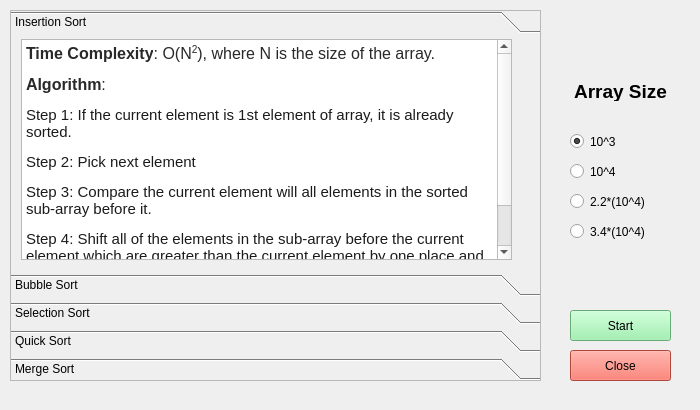
<?xml version="1.0" encoding="UTF-8"?>
<ui version="4.0">
 <class>SortingWindow</class>
 <widget class="QMainWindow" name="SortingWindow">
  <property name="geometry">
   <rect>
    <x>0</x>
    <y>0</y>
    <width>700</width>
    <height>410</height>
   </rect>
  </property>
  <property name="windowTitle">
   <string>MainWindow</string>
  </property>
  <widget class="QWidget" name="centralwidget">
   <widget class="QPushButton" name="closeButton">
    <property name="geometry">
     <rect>
      <x>570</x>
      <y>350</y>
      <width>101</width>
      <height>31</height>
     </rect>
    </property>
    <property name="styleSheet">
     <string notr="true">background-color: rgb(246, 97, 81);</string>
    </property>
    <property name="text">
     <string>Close</string>
    </property>
   </widget>
   <widget class="QToolBox" name="toolBox">
    <property name="geometry">
     <rect>
      <x>10</x>
      <y>10</y>
      <width>531</width>
      <height>371</height>
     </rect>
    </property>
    <property name="frameShape">
     <enum>QFrame::StyledPanel</enum>
    </property>
    <property name="frameShadow">
     <enum>QFrame::Raised</enum>
    </property>
    <property name="lineWidth">
     <number>3</number>
    </property>
    <property name="currentIndex">
     <number>0</number>
    </property>
    <widget class="QWidget" name="page_5">
     <property name="geometry">
      <rect>
       <x>0</x>
       <y>0</y>
       <width>529</width>
       <height>214</height>
      </rect>
     </property>
     <attribute name="label">
      <string>Insertion Sort</string>
     </attribute>
     <widget class="QTextBrowser" name="textBrowser_2">
      <property name="geometry">
       <rect>
        <x>10</x>
        <y>0</y>
        <width>491</width>
        <height>221</height>
       </rect>
      </property>
      <property name="html">
       <string>&lt;!DOCTYPE HTML PUBLIC &quot;-//W3C//DTD HTML 4.0//EN&quot; &quot;http://www.w3.org/TR/REC-html40/strict.dtd&quot;&gt;
&lt;html&gt;&lt;head&gt;&lt;meta name=&quot;qrichtext&quot; content=&quot;1&quot; /&gt;&lt;style type=&quot;text/css&quot;&gt;
p, li { white-space: pre-wrap; }
&lt;/style&gt;&lt;/head&gt;&lt;body style=&quot; font-family:'Fira Sans Semi-Light'; font-size:10pt; font-weight:400; font-style:normal;&quot;&gt;
&lt;p style=&quot; margin-top:0px; margin-bottom:0px; margin-left:0px; margin-right:0px; -qt-block-indent:0; text-indent:0px;&quot;&gt;&lt;span style=&quot; font-family:'Nunito','sans-serif'; font-size:16px; font-weight:696; color:rgba(0,0,0,0.839216); background-color:#ffffff;&quot;&gt;Time Complexity&lt;/span&gt;&lt;span style=&quot; font-family:'Nunito','sans-serif'; font-size:16px; color:rgba(0,0,0,0.839216); background-color:#ffffff;&quot;&gt;: O(N&lt;/span&gt;&lt;span style=&quot; font-family:'Nunito','sans-serif'; font-size:16px; color:rgba(0,0,0,0.839216); background-color:#ffffff; vertical-align:super;&quot;&gt;2&lt;/span&gt;&lt;span style=&quot; font-family:'Nunito','sans-serif'; font-size:16px; color:rgba(0,0,0,0.839216); background-color:#ffffff;&quot;&gt;), where N is the size of the array.&lt;/span&gt;&lt;/p&gt;
&lt;p style=&quot; margin-top:12px; margin-bottom:12px; margin-left:0px; margin-right:0px; -qt-block-indent:0; text-indent:0px;&quot;&gt;&lt;span style=&quot; font-family:'Nunito','sans-serif'; font-size:16px; font-weight:696; color:rgba(0,0,0,0.839216); background-color:#ffffff;&quot;&gt;Algorithm&lt;/span&gt;&lt;span style=&quot; font-family:'Nunito','sans-serif'; font-size:16px; color:rgba(0,0,0,0.839216); background-color:#ffffff;&quot;&gt;: &lt;/span&gt;&lt;/p&gt;
&lt;p style=&quot; margin-top:12px; margin-bottom:12px; margin-left:0px; margin-right:0px; -qt-block-indent:0; text-indent:0px;&quot;&gt;&lt;span style=&quot; font-family:'Consolas','monospace'; font-size:15px; color:rgba(0,0,0,0.894118);&quot;&gt;Step 1: If the current element is 1st element of array, it is already sorted.&lt;/span&gt;&lt;/p&gt;
&lt;p style=&quot; margin-top:12px; margin-bottom:12px; margin-left:0px; margin-right:0px; -qt-block-indent:0; text-indent:0px;&quot;&gt;&lt;span style=&quot; font-family:'Consolas','monospace'; font-size:15px; color:rgba(0,0,0,0.894118);&quot;&gt;Step 2: Pick next element&lt;/span&gt;&lt;/p&gt;
&lt;p style=&quot; margin-top:12px; margin-bottom:12px; margin-left:0px; margin-right:0px; -qt-block-indent:0; text-indent:0px;&quot;&gt;&lt;span style=&quot; font-family:'Consolas','monospace'; font-size:15px; color:rgba(0,0,0,0.894118);&quot;&gt;Step 3: Compare the current element will all elements in the sorted sub-array before it.&lt;/span&gt;&lt;/p&gt;
&lt;p style=&quot; margin-top:12px; margin-bottom:12px; margin-left:0px; margin-right:0px; -qt-block-indent:0; text-indent:0px;&quot;&gt;&lt;span style=&quot; font-family:'Consolas','monospace'; font-size:15px; color:rgba(0,0,0,0.894118);&quot;&gt;Step 4: Shift all of the elements in the sub-array before the current element which are greater than the current element by one place and insert the current element at the new empty space.&lt;/span&gt;&lt;/p&gt;
&lt;p style=&quot; margin-top:12px; margin-bottom:12px; margin-left:0px; margin-right:0px; -qt-block-indent:0; text-indent:0px;&quot;&gt;&lt;span style=&quot; font-family:'Consolas','monospace'; font-size:15px; color:rgba(0,0,0,0.894118);&quot;&gt;Step 5: Repeat step 2-3 until the entire array is sorted.&lt;/span&gt;&lt;/p&gt;&lt;/body&gt;&lt;/html&gt;</string>
      </property>
     </widget>
    </widget>
    <widget class="QWidget" name="page">
     <property name="geometry">
      <rect>
       <x>0</x>
       <y>0</y>
       <width>529</width>
       <height>214</height>
      </rect>
     </property>
     <attribute name="label">
      <string>Bubble Sort</string>
     </attribute>
     <widget class="QTextBrowser" name="textBrowser_3">
      <property name="geometry">
       <rect>
        <x>10</x>
        <y>0</y>
        <width>491</width>
        <height>221</height>
       </rect>
      </property>
      <property name="html">
       <string>&lt;!DOCTYPE HTML PUBLIC &quot;-//W3C//DTD HTML 4.0//EN&quot; &quot;http://www.w3.org/TR/REC-html40/strict.dtd&quot;&gt;
&lt;html&gt;&lt;head&gt;&lt;meta name=&quot;qrichtext&quot; content=&quot;1&quot; /&gt;&lt;style type=&quot;text/css&quot;&gt;
p, li { white-space: pre-wrap; }
&lt;/style&gt;&lt;/head&gt;&lt;body style=&quot; font-family:'Fira Sans Semi-Light'; font-size:10pt; font-weight:400; font-style:normal;&quot;&gt;
&lt;p style=&quot; margin-top:0px; margin-bottom:0px; margin-left:0px; margin-right:0px; -qt-block-indent:0; text-indent:0px;&quot;&gt;&lt;span style=&quot; font-family:'Nunito','sans-serif'; font-size:16px; font-weight:696; color:rgba(0,0,0,0.839216); background-color:#ffffff;&quot;&gt;Time Complexity&lt;/span&gt;&lt;span style=&quot; font-family:'Nunito','sans-serif'; font-size:16px; color:rgba(0,0,0,0.839216); background-color:#ffffff;&quot;&gt;: O(N&lt;/span&gt;&lt;span style=&quot; font-family:'Nunito','sans-serif'; font-size:16px; color:rgba(0,0,0,0.839216); background-color:#ffffff; vertical-align:super;&quot;&gt;2&lt;/span&gt;&lt;span style=&quot; font-family:'Nunito','sans-serif'; font-size:16px; color:rgba(0,0,0,0.839216); background-color:#ffffff;&quot;&gt;), where N is the size of the array.&lt;/span&gt;&lt;/p&gt;
&lt;p style=&quot; margin-top:12px; margin-bottom:12px; margin-left:0px; margin-right:0px; -qt-block-indent:0; text-indent:0px;&quot;&gt;&lt;span style=&quot; font-family:'Nunito','sans-serif'; font-size:16px; font-weight:696; color:rgba(0,0,0,0.839216); background-color:#ffffff;&quot;&gt;Algorithm&lt;/span&gt;&lt;span style=&quot; font-family:'Nunito','sans-serif'; font-size:16px; color:rgba(0,0,0,0.839216); background-color:#ffffff;&quot;&gt;:&lt;/span&gt;&lt;/p&gt;
&lt;p style=&quot; margin-top:0px; margin-bottom:0px; margin-left:0px; margin-right:0px; -qt-block-indent:0; text-indent:0px; background-color:#eeeeee;&quot;&gt;&lt;span style=&quot; font-family:'monospace','monospace'; font-size:15px; color:#000088;&quot;&gt;begin&lt;/span&gt;&lt;span style=&quot; font-family:'monospace','monospace'; font-size:15px; color:#000000;&quot;&gt; &lt;/span&gt;&lt;span style=&quot; font-family:'monospace','monospace'; font-size:15px; color:#660066;&quot;&gt;BubbleSort&lt;/span&gt;&lt;span style=&quot; font-family:'monospace','monospace'; font-size:15px; color:#666600;&quot;&gt;(&lt;/span&gt;&lt;span style=&quot; font-family:'monospace','monospace'; font-size:15px; color:#000000;&quot;&gt;list&lt;/span&gt;&lt;span style=&quot; font-family:'monospace','monospace'; font-size:15px; color:#666600;&quot;&gt;)&lt;/span&gt;&lt;/p&gt;
&lt;p style=&quot; margin-top:0px; margin-bottom:0px; margin-left:0px; margin-right:0px; -qt-block-indent:0; text-indent:0px; background-color:#eeeeee;&quot;&gt;&lt;span style=&quot; font-family:'monospace','monospace'; font-size:15px; color:#000000;&quot;&gt;   &lt;/span&gt;&lt;span style=&quot; font-family:'monospace','monospace'; font-size:15px; color:#000088;&quot;&gt;for&lt;/span&gt;&lt;span style=&quot; font-family:'monospace','monospace'; font-size:15px; color:#000000;&quot;&gt; all elements &lt;/span&gt;&lt;span style=&quot; font-family:'monospace','monospace'; font-size:15px; color:#000088;&quot;&gt;of&lt;/span&gt;&lt;span style=&quot; font-family:'monospace','monospace'; font-size:15px; color:#000000;&quot;&gt; list&lt;/span&gt;&lt;/p&gt;
&lt;p style=&quot; margin-top:0px; margin-bottom:0px; margin-left:0px; margin-right:0px; -qt-block-indent:0; text-indent:0px; background-color:#eeeeee;&quot;&gt;&lt;span style=&quot; font-family:'monospace','monospace'; font-size:15px; color:#000000;&quot;&gt;      &lt;/span&gt;&lt;span style=&quot; font-family:'monospace','monospace'; font-size:15px; color:#000088;&quot;&gt;if&lt;/span&gt;&lt;span style=&quot; font-family:'monospace','monospace'; font-size:15px; color:#000000;&quot;&gt; list&lt;/span&gt;&lt;span style=&quot; font-family:'monospace','monospace'; font-size:15px; color:#666600;&quot;&gt;[&lt;/span&gt;&lt;span style=&quot; font-family:'monospace','monospace'; font-size:15px; color:#000000;&quot;&gt;i&lt;/span&gt;&lt;span style=&quot; font-family:'monospace','monospace'; font-size:15px; color:#666600;&quot;&gt;]&lt;/span&gt;&lt;span style=&quot; font-family:'monospace','monospace'; font-size:15px; color:#000000;&quot;&gt; &lt;/span&gt;&lt;span style=&quot; font-family:'monospace','monospace'; font-size:15px; color:#666600;&quot;&gt;&amp;gt;&lt;/span&gt;&lt;span style=&quot; font-family:'monospace','monospace'; font-size:15px; color:#000000;&quot;&gt; list&lt;/span&gt;&lt;span style=&quot; font-family:'monospace','monospace'; font-size:15px; color:#666600;&quot;&gt;[&lt;/span&gt;&lt;span style=&quot; font-family:'monospace','monospace'; font-size:15px; color:#000000;&quot;&gt;i&lt;/span&gt;&lt;span style=&quot; font-family:'monospace','monospace'; font-size:15px; color:#666600;&quot;&gt;+&lt;/span&gt;&lt;span style=&quot; font-family:'monospace','monospace'; font-size:15px; color:#006666;&quot;&gt;1&lt;/span&gt;&lt;span style=&quot; font-family:'monospace','monospace'; font-size:15px; color:#666600;&quot;&gt;]&lt;/span&gt;&lt;/p&gt;
&lt;p style=&quot; margin-top:0px; margin-bottom:0px; margin-left:0px; margin-right:0px; -qt-block-indent:0; text-indent:0px; background-color:#eeeeee;&quot;&gt;&lt;span style=&quot; font-family:'monospace','monospace'; font-size:15px; color:#000000;&quot;&gt;         swap&lt;/span&gt;&lt;span style=&quot; font-family:'monospace','monospace'; font-size:15px; color:#666600;&quot;&gt;(&lt;/span&gt;&lt;span style=&quot; font-family:'monospace','monospace'; font-size:15px; color:#000000;&quot;&gt;list&lt;/span&gt;&lt;span style=&quot; font-family:'monospace','monospace'; font-size:15px; color:#666600;&quot;&gt;[&lt;/span&gt;&lt;span style=&quot; font-family:'monospace','monospace'; font-size:15px; color:#000000;&quot;&gt;i&lt;/span&gt;&lt;span style=&quot; font-family:'monospace','monospace'; font-size:15px; color:#666600;&quot;&gt;],&lt;/span&gt;&lt;span style=&quot; font-family:'monospace','monospace'; font-size:15px; color:#000000;&quot;&gt; list&lt;/span&gt;&lt;span style=&quot; font-family:'monospace','monospace'; font-size:15px; color:#666600;&quot;&gt;[&lt;/span&gt;&lt;span style=&quot; font-family:'monospace','monospace'; font-size:15px; color:#000000;&quot;&gt;i&lt;/span&gt;&lt;span style=&quot; font-family:'monospace','monospace'; font-size:15px; color:#666600;&quot;&gt;+&lt;/span&gt;&lt;span style=&quot; font-family:'monospace','monospace'; font-size:15px; color:#006666;&quot;&gt;1&lt;/span&gt;&lt;span style=&quot; font-family:'monospace','monospace'; font-size:15px; color:#666600;&quot;&gt;])&lt;/span&gt;&lt;/p&gt;
&lt;p style=&quot; margin-top:0px; margin-bottom:0px; margin-left:0px; margin-right:0px; -qt-block-indent:0; text-indent:0px; background-color:#eeeeee;&quot;&gt;&lt;span style=&quot; font-family:'monospace','monospace'; font-size:15px; color:#000000;&quot;&gt;      &lt;/span&gt;&lt;span style=&quot; font-family:'monospace','monospace'; font-size:15px; color:#000088;&quot;&gt;end&lt;/span&gt;&lt;span style=&quot; font-family:'monospace','monospace'; font-size:15px; color:#000000;&quot;&gt; &lt;/span&gt;&lt;span style=&quot; font-family:'monospace','monospace'; font-size:15px; color:#000088;&quot;&gt;if&lt;/span&gt;&lt;/p&gt;
&lt;p style=&quot; margin-top:0px; margin-bottom:0px; margin-left:0px; margin-right:0px; -qt-block-indent:0; text-indent:0px; background-color:#eeeeee;&quot;&gt;&lt;span style=&quot; font-family:'monospace','monospace'; font-size:15px; color:#000000;&quot;&gt;   &lt;/span&gt;&lt;span style=&quot; font-family:'monospace','monospace'; font-size:15px; color:#000088;&quot;&gt;end&lt;/span&gt;&lt;span style=&quot; font-family:'monospace','monospace'; font-size:15px; color:#000000;&quot;&gt; &lt;/span&gt;&lt;span style=&quot; font-family:'monospace','monospace'; font-size:15px; color:#000088;&quot;&gt;for&lt;/span&gt;&lt;/p&gt;
&lt;p style=&quot; margin-top:0px; margin-bottom:0px; margin-left:0px; margin-right:0px; -qt-block-indent:0; text-indent:0px; background-color:#eeeeee;&quot;&gt;&lt;span style=&quot; font-family:'monospace','monospace'; font-size:15px; color:#000000;&quot;&gt;   &lt;/span&gt;&lt;/p&gt;
&lt;p style=&quot; margin-top:0px; margin-bottom:0px; margin-left:0px; margin-right:0px; -qt-block-indent:0; text-indent:0px; background-color:#eeeeee;&quot;&gt;&lt;span style=&quot; font-family:'monospace','monospace'; font-size:15px; color:#000000;&quot;&gt;   &lt;/span&gt;&lt;span style=&quot; font-family:'monospace','monospace'; font-size:15px; color:#000088;&quot;&gt;return&lt;/span&gt;&lt;span style=&quot; font-family:'monospace','monospace'; font-size:15px; color:#000000;&quot;&gt; list&lt;/span&gt;&lt;/p&gt;
&lt;p style=&quot; margin-top:0px; margin-bottom:0px; margin-left:0px; margin-right:0px; -qt-block-indent:0; text-indent:0px; background-color:#eeeeee;&quot;&gt;&lt;span style=&quot; font-family:'monospace','monospace'; font-size:15px; color:#000000;&quot;&gt;   &lt;/span&gt;&lt;/p&gt;
&lt;p style=&quot; margin-top:0px; margin-bottom:12px; margin-left:0px; margin-right:0px; -qt-block-indent:0; text-indent:0px; background-color:#eeeeee;&quot;&gt;&lt;span style=&quot; font-family:'monospace','monospace'; font-size:15px; color:#000088;&quot;&gt;end&lt;/span&gt;&lt;span style=&quot; font-family:'monospace','monospace'; font-size:15px; color:#000000;&quot;&gt; &lt;/span&gt;&lt;span style=&quot; font-family:'monospace','monospace'; font-size:15px; color:#660066;&quot;&gt;BubbleSort&lt;/span&gt;&lt;/p&gt;&lt;/body&gt;&lt;/html&gt;</string>
      </property>
     </widget>
    </widget>
    <widget class="QWidget" name="page_4">
     <property name="geometry">
      <rect>
       <x>0</x>
       <y>0</y>
       <width>529</width>
       <height>214</height>
      </rect>
     </property>
     <attribute name="label">
      <string>Selection Sort</string>
     </attribute>
     <widget class="QTextBrowser" name="textBrowser_4">
      <property name="geometry">
       <rect>
        <x>10</x>
        <y>0</y>
        <width>491</width>
        <height>221</height>
       </rect>
      </property>
      <property name="html">
       <string>&lt;!DOCTYPE HTML PUBLIC &quot;-//W3C//DTD HTML 4.0//EN&quot; &quot;http://www.w3.org/TR/REC-html40/strict.dtd&quot;&gt;
&lt;html&gt;&lt;head&gt;&lt;meta name=&quot;qrichtext&quot; content=&quot;1&quot; /&gt;&lt;style type=&quot;text/css&quot;&gt;
p, li { white-space: pre-wrap; }
&lt;/style&gt;&lt;/head&gt;&lt;body style=&quot; font-family:'Fira Sans Semi-Light'; font-size:10pt; font-weight:400; font-style:normal;&quot;&gt;
&lt;p style=&quot; margin-top:0px; margin-bottom:0px; margin-left:0px; margin-right:0px; -qt-block-indent:0; text-indent:0px;&quot;&gt;&lt;span style=&quot; font-family:'Nunito','sans-serif'; font-size:16px; font-weight:696; color:rgba(0,0,0,0.839216); background-color:#ffffff;&quot;&gt;Time Complexity&lt;/span&gt;&lt;span style=&quot; font-family:'Nunito','sans-serif'; font-size:16px; color:rgba(0,0,0,0.839216); background-color:#ffffff;&quot;&gt;: O(N&lt;/span&gt;&lt;span style=&quot; font-family:'Nunito','sans-serif'; font-size:16px; color:rgba(0,0,0,0.839216); background-color:#ffffff; vertical-align:super;&quot;&gt;2&lt;/span&gt;&lt;span style=&quot; font-family:'Nunito','sans-serif'; font-size:16px; color:rgba(0,0,0,0.839216); background-color:#ffffff;&quot;&gt;), where N is the size of the array.&lt;/span&gt;&lt;/p&gt;
&lt;p style=&quot; margin-top:12px; margin-bottom:12px; margin-left:0px; margin-right:0px; -qt-block-indent:0; text-indent:0px;&quot;&gt;&lt;span style=&quot; font-family:'Nunito','sans-serif'; font-size:16px; font-weight:696; color:rgba(0,0,0,0.839216); background-color:#ffffff;&quot;&gt;Algorithm&lt;/span&gt;&lt;span style=&quot; font-family:'Nunito','sans-serif'; font-size:16px; color:rgba(0,0,0,0.839216); background-color:#ffffff;&quot;&gt;:&lt;/span&gt;&lt;/p&gt;
&lt;p style=&quot; margin-top:12px; margin-bottom:12px; margin-left:0px; margin-right:0px; -qt-block-indent:0; text-indent:0px;&quot;&gt;&lt;span style=&quot; font-family:'monospace','monospace'; font-size:15px; font-weight:600; color:rgba(0,0,0,0.866667);&quot;&gt;Step 1&lt;/span&gt;&lt;span style=&quot; font-family:'monospace','monospace'; font-size:15px; color:rgba(0,0,0,0.866667);&quot;&gt; − Set MIN to location 0&lt;/span&gt;&lt;/p&gt;
&lt;p style=&quot; margin-top:12px; margin-bottom:12px; margin-left:0px; margin-right:0px; -qt-block-indent:0; text-indent:0px;&quot;&gt;&lt;span style=&quot; font-family:'monospace','monospace'; font-size:15px; font-weight:600; color:rgba(0,0,0,0.866667);&quot;&gt;Step 2&lt;/span&gt;&lt;span style=&quot; font-family:'monospace','monospace'; font-size:15px; color:rgba(0,0,0,0.866667);&quot;&gt; − Search the minimum element in the list&lt;/span&gt;&lt;/p&gt;
&lt;p style=&quot; margin-top:12px; margin-bottom:12px; margin-left:0px; margin-right:0px; -qt-block-indent:0; text-indent:0px;&quot;&gt;&lt;span style=&quot; font-family:'monospace','monospace'; font-size:15px; font-weight:600; color:rgba(0,0,0,0.866667);&quot;&gt;Step 3&lt;/span&gt;&lt;span style=&quot; font-family:'monospace','monospace'; font-size:15px; color:rgba(0,0,0,0.866667);&quot;&gt; − Swap with value at location MIN&lt;/span&gt;&lt;/p&gt;
&lt;p style=&quot; margin-top:12px; margin-bottom:12px; margin-left:0px; margin-right:0px; -qt-block-indent:0; text-indent:0px;&quot;&gt;&lt;span style=&quot; font-family:'monospace','monospace'; font-size:15px; font-weight:600; color:rgba(0,0,0,0.866667);&quot;&gt;Step 4&lt;/span&gt;&lt;span style=&quot; font-family:'monospace','monospace'; font-size:15px; color:rgba(0,0,0,0.866667);&quot;&gt; − Increment MIN to point to next element&lt;/span&gt;&lt;/p&gt;
&lt;p style=&quot; margin-top:12px; margin-bottom:12px; margin-left:0px; margin-right:0px; -qt-block-indent:0; text-indent:0px;&quot;&gt;&lt;span style=&quot; font-family:'monospace','monospace'; font-size:15px; font-weight:600; color:rgba(0,0,0,0.866667);&quot;&gt;Step 5&lt;/span&gt;&lt;span style=&quot; font-family:'monospace','monospace'; font-size:15px; color:rgba(0,0,0,0.866667);&quot;&gt; − Repeat until list is sorted&lt;/span&gt;&lt;/p&gt;&lt;/body&gt;&lt;/html&gt;</string>
      </property>
     </widget>
    </widget>
    <widget class="QWidget" name="page_3">
     <property name="geometry">
      <rect>
       <x>0</x>
       <y>0</y>
       <width>529</width>
       <height>214</height>
      </rect>
     </property>
     <attribute name="label">
      <string>Quick Sort</string>
     </attribute>
     <widget class="QTextBrowser" name="textBrowser_5">
      <property name="geometry">
       <rect>
        <x>10</x>
        <y>0</y>
        <width>491</width>
        <height>221</height>
       </rect>
      </property>
      <property name="html">
       <string>&lt;!DOCTYPE HTML PUBLIC &quot;-//W3C//DTD HTML 4.0//EN&quot; &quot;http://www.w3.org/TR/REC-html40/strict.dtd&quot;&gt;
&lt;html&gt;&lt;head&gt;&lt;meta name=&quot;qrichtext&quot; content=&quot;1&quot; /&gt;&lt;style type=&quot;text/css&quot;&gt;
p, li { white-space: pre-wrap; }
&lt;/style&gt;&lt;/head&gt;&lt;body style=&quot; font-family:'Fira Sans Semi-Light'; font-size:10pt; font-weight:400; font-style:normal;&quot;&gt;
&lt;p style=&quot; margin-top:0px; margin-bottom:0px; margin-left:0px; margin-right:0px; -qt-block-indent:0; text-indent:0px;&quot;&gt;&lt;span style=&quot; font-family:'Nunito','sans-serif'; font-size:16px; font-weight:696; color:rgba(0,0,0,0.839216); background-color:#ffffff;&quot;&gt;Time Complexity&lt;/span&gt;&lt;span style=&quot; font-family:'Nunito','sans-serif'; font-size:16px; color:rgba(0,0,0,0.839216); background-color:#ffffff;&quot;&gt;: &lt;/span&gt;&lt;/p&gt;
&lt;p style=&quot; margin-top:0px; margin-bottom:0px; margin-left:0px; margin-right:0px; -qt-block-indent:0; text-indent:0px;&quot;&gt;&lt;span style=&quot; font-family:'Nunito','sans-serif'; color:rgba(0,0,0,0.839216); background-color:#ffffff;&quot;&gt;Worst Case:&lt;/span&gt;&lt;span style=&quot; font-family:'Nunito','sans-serif'; font-weight:600; color:rgba(0,0,0,0.839216); background-color:#ffffff;&quot;&gt; &lt;/span&gt;&lt;span style=&quot; font-family:'Nunito','sans-serif'; color:rgba(0,0,0,0.839216); background-color:#ffffff;&quot;&gt;O(N&lt;/span&gt;&lt;span style=&quot; font-family:'Nunito','sans-serif'; color:rgba(0,0,0,0.839216); background-color:#ffffff; vertical-align:super;&quot;&gt;2&lt;/span&gt;&lt;span style=&quot; font-family:'Nunito','sans-serif'; color:rgba(0,0,0,0.839216); background-color:#ffffff;&quot;&gt;)&lt;/span&gt;&lt;/p&gt;
&lt;p style=&quot; margin-top:0px; margin-bottom:0px; margin-left:0px; margin-right:0px; -qt-block-indent:0; text-indent:0px;&quot;&gt;&lt;span style=&quot; font-family:'Nunito','sans-serif'; color:rgba(0,0,0,0.839216); background-color:#ffffff;&quot;&gt;Average Case: O(nlogn)&lt;/span&gt;&lt;/p&gt;
&lt;p style=&quot; margin-top:0px; margin-bottom:0px; margin-left:0px; margin-right:0px; -qt-block-indent:0; text-indent:0px;&quot;&gt;&lt;span style=&quot; font-family:'Nunito','sans-serif'; color:rgba(0,0,0,0.839216); background-color:#ffffff;&quot;&gt;Best Case: O(nlogn)&lt;/span&gt;&lt;/p&gt;
&lt;p style=&quot; margin-top:12px; margin-bottom:12px; margin-left:0px; margin-right:0px; -qt-block-indent:0; text-indent:0px;&quot;&gt;&lt;span style=&quot; font-family:'Nunito','sans-serif'; font-size:16px; font-weight:696; color:rgba(0,0,0,0.839216); background-color:#ffffff;&quot;&gt;Pivot Algorithm&lt;/span&gt;&lt;span style=&quot; font-family:'Nunito','sans-serif'; font-size:16px; color:rgba(0,0,0,0.839216); background-color:#ffffff;&quot;&gt;:&lt;/span&gt;&lt;/p&gt;
&lt;p style=&quot; margin-top:12px; margin-bottom:12px; margin-left:0px; margin-right:0px; -qt-block-indent:0; text-indent:0px;&quot;&gt;&lt;span style=&quot; font-family:'monospace'; font-weight:600;&quot;&gt;Step 1&lt;/span&gt;&lt;span style=&quot; font-family:'monospace';&quot;&gt; − Choose the highest index value has pivot&lt;/span&gt;&lt;/p&gt;
&lt;p style=&quot; margin-top:12px; margin-bottom:12px; margin-left:0px; margin-right:0px; -qt-block-indent:0; text-indent:0px;&quot;&gt;&lt;span style=&quot; font-family:'monospace'; font-weight:600;&quot;&gt;Step 2&lt;/span&gt;&lt;span style=&quot; font-family:'monospace';&quot;&gt; − Take two variables to point left and right of the list excluding pivot&lt;/span&gt;&lt;/p&gt;
&lt;p style=&quot; margin-top:12px; margin-bottom:12px; margin-left:0px; margin-right:0px; -qt-block-indent:0; text-indent:0px;&quot;&gt;&lt;span style=&quot; font-family:'monospace'; font-weight:600;&quot;&gt;Step 3&lt;/span&gt;&lt;span style=&quot; font-family:'monospace';&quot;&gt; − left points to the low index&lt;/span&gt;&lt;/p&gt;
&lt;p style=&quot; margin-top:12px; margin-bottom:12px; margin-left:0px; margin-right:0px; -qt-block-indent:0; text-indent:0px;&quot;&gt;&lt;span style=&quot; font-family:'monospace'; font-weight:600;&quot;&gt;Step 4&lt;/span&gt;&lt;span style=&quot; font-family:'monospace';&quot;&gt; − right points to the high&lt;/span&gt;&lt;/p&gt;
&lt;p style=&quot; margin-top:12px; margin-bottom:12px; margin-left:0px; margin-right:0px; -qt-block-indent:0; text-indent:0px;&quot;&gt;&lt;span style=&quot; font-family:'monospace'; font-weight:600;&quot;&gt;Step 5&lt;/span&gt;&lt;span style=&quot; font-family:'monospace';&quot;&gt; − while value at left is less than pivot move right&lt;/span&gt;&lt;/p&gt;
&lt;p style=&quot; margin-top:12px; margin-bottom:12px; margin-left:0px; margin-right:0px; -qt-block-indent:0; text-indent:0px;&quot;&gt;&lt;span style=&quot; font-family:'monospace'; font-weight:600;&quot;&gt;Step 6&lt;/span&gt;&lt;span style=&quot; font-family:'monospace';&quot;&gt; − while value at right is greater than pivot move left&lt;/span&gt;&lt;/p&gt;
&lt;p style=&quot; margin-top:12px; margin-bottom:12px; margin-left:0px; margin-right:0px; -qt-block-indent:0; text-indent:0px;&quot;&gt;&lt;span style=&quot; font-family:'monospace'; font-weight:600;&quot;&gt;Step 7&lt;/span&gt;&lt;span style=&quot; font-family:'monospace';&quot;&gt; − if both step 5 and step 6 does not match swap left and right&lt;/span&gt;&lt;/p&gt;
&lt;p style=&quot; margin-top:12px; margin-bottom:12px; margin-left:0px; margin-right:0px; -qt-block-indent:0; text-indent:0px;&quot;&gt;&lt;span style=&quot; font-family:'monospace'; font-weight:600;&quot;&gt;Step 8&lt;/span&gt;&lt;span style=&quot; font-family:'monospace';&quot;&gt; − if left ≥ right, the point where they met is new pivot&lt;/span&gt;&lt;/p&gt;
&lt;p style=&quot;-qt-paragraph-type:empty; margin-top:12px; margin-bottom:12px; margin-left:0px; margin-right:0px; -qt-block-indent:0; text-indent:0px; font-family:'monospace';&quot;&gt;&lt;br /&gt;&lt;/p&gt;
&lt;p style=&quot; margin-top:12px; margin-bottom:12px; margin-left:0px; margin-right:0px; -qt-block-indent:0; text-indent:0px;&quot;&gt;&lt;span style=&quot; font-family:'Nunito','sans-serif'; font-size:16px; font-weight:696; color:rgba(0,0,0,0.839216); background-color:#ffffff;&quot;&gt;Algorithm&lt;/span&gt;&lt;span style=&quot; font-family:'Nunito','sans-serif'; font-size:16px; color:rgba(0,0,0,0.839216); background-color:#ffffff;&quot;&gt;:&lt;/span&gt;&lt;/p&gt;
&lt;p style=&quot; margin-top:12px; margin-bottom:12px; margin-left:0px; margin-right:0px; -qt-block-indent:0; text-indent:0px;&quot;&gt;&lt;span style=&quot; font-family:'monospace'; font-weight:600;&quot;&gt;Step 1&lt;/span&gt;&lt;span style=&quot; font-family:'monospace';&quot;&gt; − Make the right-most index value pivot&lt;/span&gt;&lt;/p&gt;
&lt;p style=&quot; margin-top:12px; margin-bottom:12px; margin-left:0px; margin-right:0px; -qt-block-indent:0; text-indent:0px;&quot;&gt;&lt;span style=&quot; font-family:'monospace'; font-weight:600;&quot;&gt;Step 2&lt;/span&gt;&lt;span style=&quot; font-family:'monospace';&quot;&gt; − partition the array using pivot value&lt;/span&gt;&lt;/p&gt;
&lt;p style=&quot; margin-top:12px; margin-bottom:12px; margin-left:0px; margin-right:0px; -qt-block-indent:0; text-indent:0px;&quot;&gt;&lt;span style=&quot; font-family:'monospace'; font-weight:600;&quot;&gt;Step 3&lt;/span&gt;&lt;span style=&quot; font-family:'monospace';&quot;&gt; − quicksort left partition recursively&lt;/span&gt;&lt;/p&gt;
&lt;p style=&quot; margin-top:12px; margin-bottom:12px; margin-left:0px; margin-right:0px; -qt-block-indent:0; text-indent:0px;&quot;&gt;&lt;span style=&quot; font-family:'monospace'; font-weight:600;&quot;&gt;Step 4&lt;/span&gt;&lt;span style=&quot; font-family:'monospace';&quot;&gt; − quicksort right partition recursively&lt;/span&gt;&lt;/p&gt;&lt;/body&gt;&lt;/html&gt;</string>
      </property>
     </widget>
    </widget>
    <widget class="QWidget" name="page_2">
     <property name="geometry">
      <rect>
       <x>0</x>
       <y>0</y>
       <width>529</width>
       <height>214</height>
      </rect>
     </property>
     <attribute name="label">
      <string>Merge Sort</string>
     </attribute>
     <widget class="QTextBrowser" name="textBrowser_6">
      <property name="geometry">
       <rect>
        <x>10</x>
        <y>0</y>
        <width>491</width>
        <height>211</height>
       </rect>
      </property>
      <property name="html">
       <string>&lt;!DOCTYPE HTML PUBLIC &quot;-//W3C//DTD HTML 4.0//EN&quot; &quot;http://www.w3.org/TR/REC-html40/strict.dtd&quot;&gt;
&lt;html&gt;&lt;head&gt;&lt;meta name=&quot;qrichtext&quot; content=&quot;1&quot; /&gt;&lt;style type=&quot;text/css&quot;&gt;
p, li { white-space: pre-wrap; }
&lt;/style&gt;&lt;/head&gt;&lt;body style=&quot; font-family:'Fira Sans Semi-Light'; font-size:10pt; font-weight:400; font-style:normal;&quot;&gt;
&lt;p style=&quot; margin-top:0px; margin-bottom:0px; margin-left:0px; margin-right:0px; -qt-block-indent:0; text-indent:0px;&quot;&gt;&lt;span style=&quot; font-family:'Nunito','sans-serif'; font-size:16px; font-weight:696; color:rgba(0,0,0,0.839216); background-color:#ffffff;&quot;&gt;Time Complexity: &lt;/span&gt;&lt;span style=&quot; font-family:'Nunito','sans-serif'; font-size:16px; color:rgba(0,0,0,0.839216); background-color:#ffffff;&quot;&gt;O(nlogn)&lt;/span&gt;&lt;/p&gt;
&lt;p style=&quot;-qt-paragraph-type:empty; margin-top:12px; margin-bottom:12px; margin-left:0px; margin-right:0px; -qt-block-indent:0; text-indent:0px; font-family:'monospace';&quot;&gt;&lt;br /&gt;&lt;/p&gt;
&lt;p style=&quot; margin-top:12px; margin-bottom:12px; margin-left:0px; margin-right:0px; -qt-block-indent:0; text-indent:0px;&quot;&gt;&lt;span style=&quot; font-family:'Nunito','sans-serif'; font-size:16px; font-weight:696; color:rgba(0,0,0,0.839216); background-color:#ffffff;&quot;&gt;Algorithm&lt;/span&gt;&lt;span style=&quot; font-family:'Nunito','sans-serif'; font-size:16px; color:rgba(0,0,0,0.839216); background-color:#ffffff;&quot;&gt;:&lt;/span&gt;&lt;/p&gt;
&lt;p style=&quot; margin-top:12px; margin-bottom:12px; margin-left:0px; margin-right:0px; -qt-block-indent:0; text-indent:0px;&quot;&gt;&lt;span style=&quot; font-family:'monospace'; font-weight:600;&quot;&gt;MergeSort(arr[], l,  r)&lt;/span&gt;&lt;span style=&quot; font-family:'monospace';&quot;&gt;&lt;br /&gt;If r &amp;gt; l&lt;br /&gt;     &lt;/span&gt;&lt;span style=&quot; font-family:'monospace'; font-weight:600;&quot;&gt;1. &lt;/span&gt;&lt;span style=&quot; font-family:'monospace';&quot;&gt;Find the middle point to divide the array into two halves:  &lt;br /&gt;             middle m = (l+r)/2&lt;br /&gt;    &lt;/span&gt;&lt;span style=&quot; font-family:'monospace'; font-weight:600;&quot;&gt; 2. &lt;/span&gt;&lt;span style=&quot; font-family:'monospace';&quot;&gt;Call mergeSort for first half:   &lt;br /&gt;             Call mergeSort(arr, l, m)&lt;br /&gt;     &lt;/span&gt;&lt;span style=&quot; font-family:'monospace'; font-weight:600;&quot;&gt;3.&lt;/span&gt;&lt;span style=&quot; font-family:'monospace';&quot;&gt; Call mergeSort for second half:&lt;br /&gt;             Call mergeSort(arr, m+1, r)&lt;br /&gt;     &lt;/span&gt;&lt;span style=&quot; font-family:'monospace'; font-weight:600;&quot;&gt;4. &lt;/span&gt;&lt;span style=&quot; font-family:'monospace';&quot;&gt;Merge the two halves sorted in step 2 and 3:&lt;br /&gt;             Call merge(arr, l, m, r)&lt;br /&gt;&lt;/span&gt;&lt;/p&gt;&lt;/body&gt;&lt;/html&gt;</string>
      </property>
     </widget>
    </widget>
   </widget>
   <widget class="QPushButton" name="startButton">
    <property name="geometry">
     <rect>
      <x>570</x>
      <y>310</y>
      <width>101</width>
      <height>31</height>
     </rect>
    </property>
    <property name="styleSheet">
     <string notr="true">background-color: rgb(143, 240, 164);</string>
    </property>
    <property name="text">
     <string>Start</string>
    </property>
   </widget>
   <widget class="QLabel" name="label">
    <property name="geometry">
     <rect>
      <x>550</x>
      <y>80</y>
      <width>141</width>
      <height>21</height>
     </rect>
    </property>
    <property name="text">
     <string>&lt;html&gt;&lt;head/&gt;&lt;body&gt;&lt;p align=&quot;center&quot;&gt;&lt;span style=&quot; font-size:14pt; font-weight:600;&quot;&gt;Array Size&lt;/span&gt;&lt;/p&gt;&lt;/body&gt;&lt;/html&gt;</string>
    </property>
   </widget>
   <widget class="QRadioButton" name="radio10_3">
    <property name="geometry">
     <rect>
      <x>570</x>
      <y>130</y>
      <width>111</width>
      <height>23</height>
     </rect>
    </property>
    <property name="text">
     <string>10^3</string>
    </property>
    <property name="checked">
     <bool>true</bool>
    </property>
   </widget>
   <widget class="QRadioButton" name="radio10_4">
    <property name="geometry">
     <rect>
      <x>570</x>
      <y>160</y>
      <width>111</width>
      <height>23</height>
     </rect>
    </property>
    <property name="text">
     <string>10^4</string>
    </property>
   </widget>
   <widget class="QRadioButton" name="radio22_10_4">
    <property name="geometry">
     <rect>
      <x>570</x>
      <y>190</y>
      <width>111</width>
      <height>23</height>
     </rect>
    </property>
    <property name="text">
     <string>2.2*(10^4)</string>
    </property>
   </widget>
   <widget class="QRadioButton" name="radio34_10_4">
    <property name="geometry">
     <rect>
      <x>570</x>
      <y>220</y>
      <width>111</width>
      <height>23</height>
     </rect>
    </property>
    <property name="text">
     <string>3.4*(10^4)</string>
    </property>
   </widget>
  </widget>
 </widget>
 <resources/>
 <connections/>
</ui>
